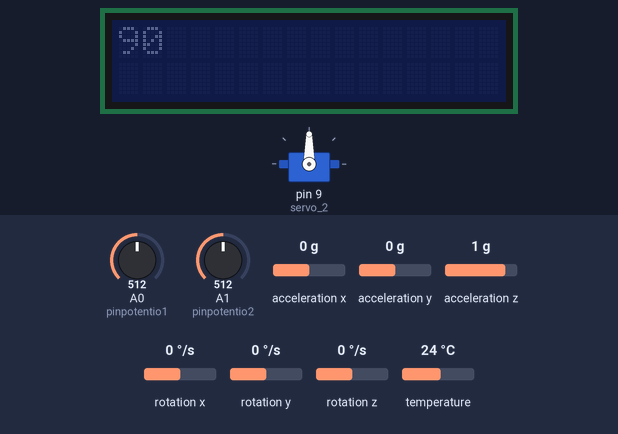
A sketch run on a simulated Arduino Uno, built with avr-gcc and run on an emulated ATmega328P. Shown: servo, 16×2 character LCD. The test bench sets the inputs (shaded band); at power-on: A1 (pinpotentio2) = 512, A0 (pinpotentio1) = 512, rotation z 0 °/s, acceleration x 0 g, acceleration y 0 g, acceleration z 1 g, rotation x 0 °/s, rotation y 0 °/s, temperature 24 °C. What the sketch prints to the serial monitor is not drawn.

Above: at 1.3 s.
1.4 s: A1 (pinpotentio2) set to 504
At 2.3 s:
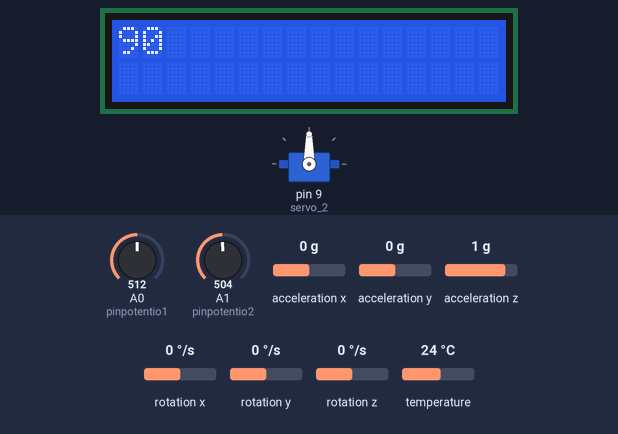
3.3 s: A0 (pinpotentio1) set to 716
At 3.9 s:
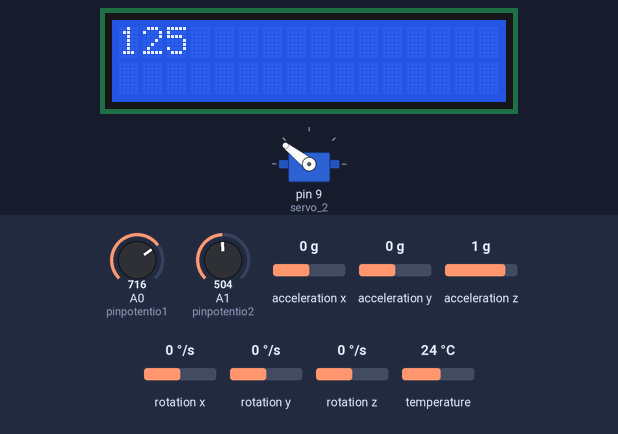
5.0 s: rotation z set to -192 °/s
At 6.9 s:
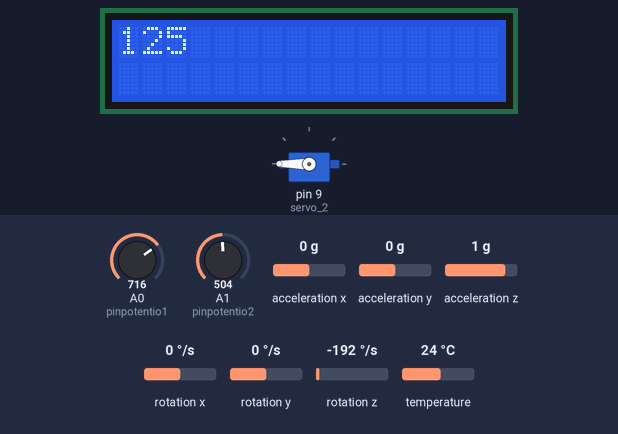
7.2 s: A0 (pinpotentio1) set to 306
At 8.6 s:
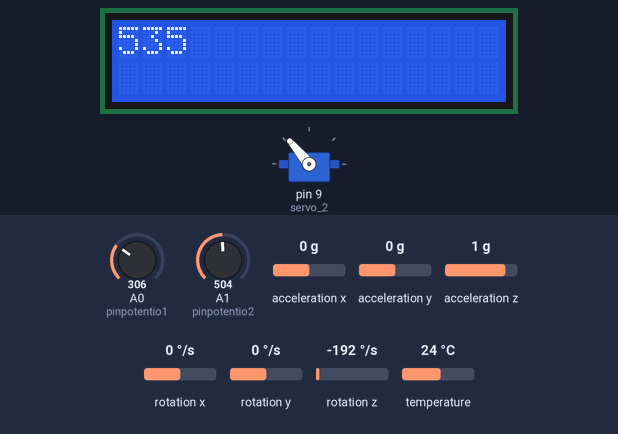
8.9 s: A0 (pinpotentio1) set to 80
At 9.4 s:
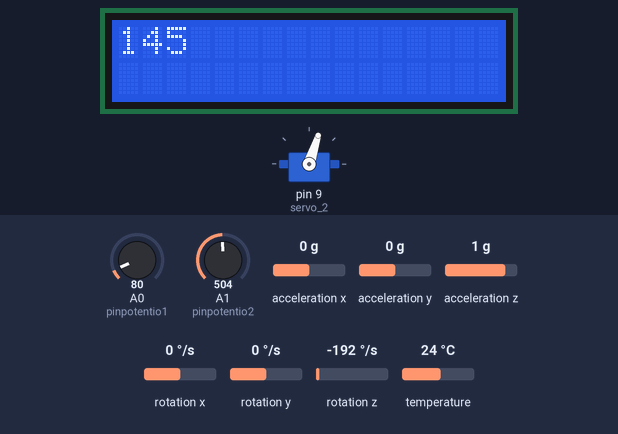
10.6 s: rotation z set to -100 °/s
At 12.5 s:
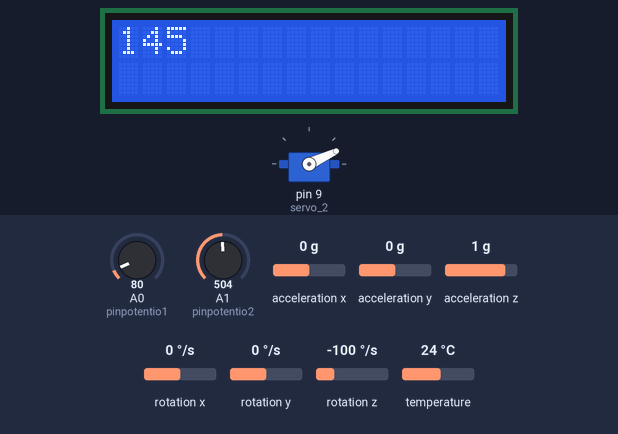
Timing chart, 0 to 13.8 s (numbered marks = the images above; inputs shaded):
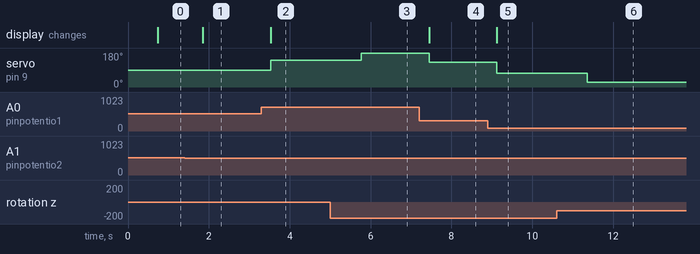

Measured:
- the behaviour switches between 512 and 511 on A1 (pinpotentio2) (found by bisection; images 0 and 1)
- after the input at 1.4 s, the display: changes after 0.45 s (image 1)
- after the input at 3.3 s, servo on pin 9 (servo_2): 90° → 142° after 0.22 s; the display: changes after 0.22 s (image 2)
- after the input at 5.0 s, servo on pin 9 (servo_2): 142° → 180° after 0.76 s
- after the input at 7.2 s, servo on pin 9 (servo_2): 180° → 130° after 0.25 s; the display: changes after 0.25 s (image 4)
- after the input at 8.9 s, servo on pin 9 (servo_2): 130° → 72° after 0.22 s; the display: changes after 0.22 s (image 5)
- after the input at 10.6 s, servo on pin 9 (servo_2): 72° → 25° after 0.76 s

The sketch:

MIA_Code_semester_1.ino
```cpp
#include <Wire.h>
#include <Servo.h>
#include <LiquidCrystal_I2C.h>
#include <Adafruit_MPU6050.h>
#include <Adafruit_Sensor.h>

Servo servo_2; // Déclaration de l'objet Servo pour contrôler le servomoteur
LiquidCrystal_I2C lcd(0x27, 16, 2); // Déclaration de l'objet LiquidCrystal_I2C pour contrôler l'écran LCD
int pinpotentio2 = A1; // Broche analogique utilisée pour le deuxième potentiomètre
int pinpotentio1 = A0; // Broche analogique utilisée pour le premier potentiomètre
int b; // Variable non utilisée

Adafruit_MPU6050 mpu; // Déclaration de l'objet MPU6050 pour communiquer avec le MPU6050

void setup() {
  servo_2.attach(9); // On attache le servomoteur à la broche 9
  lcd.init(); // Initialisation de l'écran LCD
  Serial.begin(9600); // Initialisation de la communication série à une vitesse de 115200 bauds
  while (!Serial)
    delay(10); // Pause l'exécution jusqu'à ce que la console série soit ouverte

  Serial.println("Adafruit MPU6050 test!");

  // Tentative d'initialisation du MPU6050
  /*if (!mpu.begin()) {
    Serial.println("Failed to find MPU6050 chip");
    while (1) {
      delay(10);
    }
  }*/
  Serial.println("MPU6050 Found!");

  mpu.setFilterBandwidth(MPU6050_BAND_5_HZ); // Configuration de la bande passante du MPU6050
  Serial.print("Filter bandwidth set to: ");
  switch (mpu.getFilterBandwidth()) {
    case MPU6050_BAND_260_HZ:
      Serial.println("260 Hz");
      break;
    case MPU6050_BAND_184_HZ:
      Serial.println("184 Hz");
      break;
    case MPU6050_BAND_94_HZ:
      Serial.println("94 Hz");
      break;
    case MPU6050_BAND_44_HZ:
      Serial.println("44 Hz");
      break;
    case MPU6050_BAND_21_HZ:
      Serial.println("21 Hz");
      break;
    case MPU6050_BAND_10_HZ:
      Serial.println("10 Hz");
      break;
    case MPU6050_BAND_5_HZ:
      Serial.println("5 Hz");
      break;
  }

  Serial.println("");
  delay(100);
}

void loop() {
  sensors_event_t a, g, temp;
  mpu.getEvent(&a, &g, &temp); // Lecture des données d'accélération, de gyroscope et de température du MPU6050
  Serial.print("Acceleration X: ");
  Serial.print(a.acceleration.x);
  Serial.print(", Y: ");
  Serial.print(a.acceleration.y);
  Serial.print(", Z: ");
  Serial.print(a.acceleration.z);
  Serial.println(" m/s^2");

  Serial.print("Rotation X: ");
  Serial.print(g.gyro.x);
  Serial.print(", Y: ");
  Serial.print(g.gyro.y);
  Serial.print(", Z: ");
  Serial.print(g.gyro.z);
  Serial.println(" rad/s");

  Serial.print("Temperature: ");
  Serial.print(temp.temperature);
  Serial.println(" degC");

  Serial.println("");
  delay(500);

  int valeurPotentio1 = analogRead(pinpotentio1); // Lecture de la valeur du premier potentiomètre
  int valeurPotentio2 = analogRead(pinpotentio2); // Lecture de la valeur du deuxième potentiomètre

  int angle1 = map(valeurPotentio1, 0, 1023, 0, 180); // Conversion de la valeur du premier potentiomètre en angle
  int angle2 = map(valeurPotentio2, 0, 1023, 0, 180); // Conversion de la valeur du deuxième potentiomètre en angle

  servo_2.write(angle1); // Déplacement du servomoteur à l'angle du premier potentiomètre
  lcd.setCursor(0, 0);
  lcd.print(angle1); // Affichage de l'angle sur l'écran LCD

  // Ajout de la logique de l'autopilote
  float capSouhaite = map(angle1, 0, 180, -90, 90); // Conversion de l'angle du premier potentiomètre en consigne de cap
  float capActuel = g.gyro.z * (180.0 / PI); // Lecture du cap actuel à partir du gyroscope

  float correction = capSouhaite - capActuel; // Calcul de la correction à appliquer
  int correctionAngle = map(correction, -90, 90, -45, 45); // Conversion de la correction en angle de servo

  servo_2.write(angle1 + correctionAngle); // Déplacement du servomoteur à l'angle du premier potentiomètre avec correction

  if (angle2 < 90) {
    lcd.backlight(); // Allumer le rétroéclairage de l'écran LCD si l'angle du deuxième potentiomètre est inférieur à 90
  } else {
    lcd.noBacklight(); // Éteindre le rétroéclairage de l'écran LCD sinon
}
}
```
